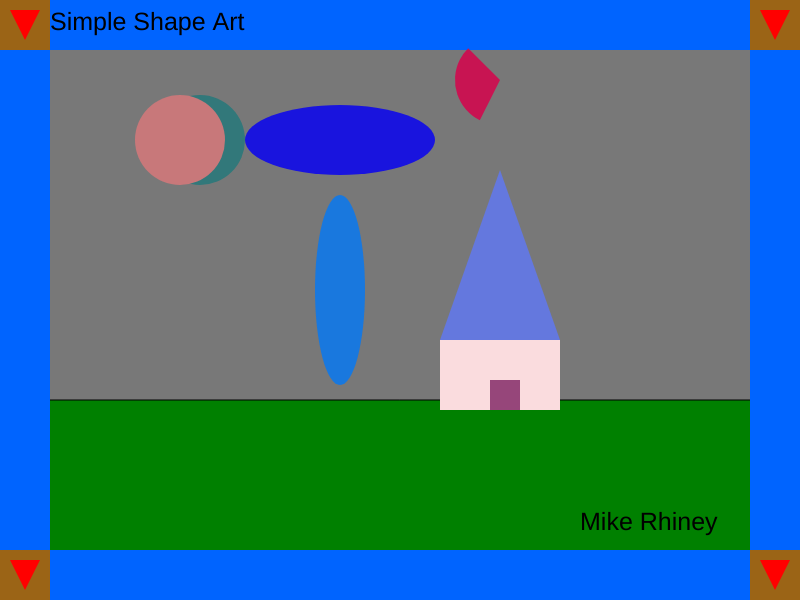
Frame 1 (no input)
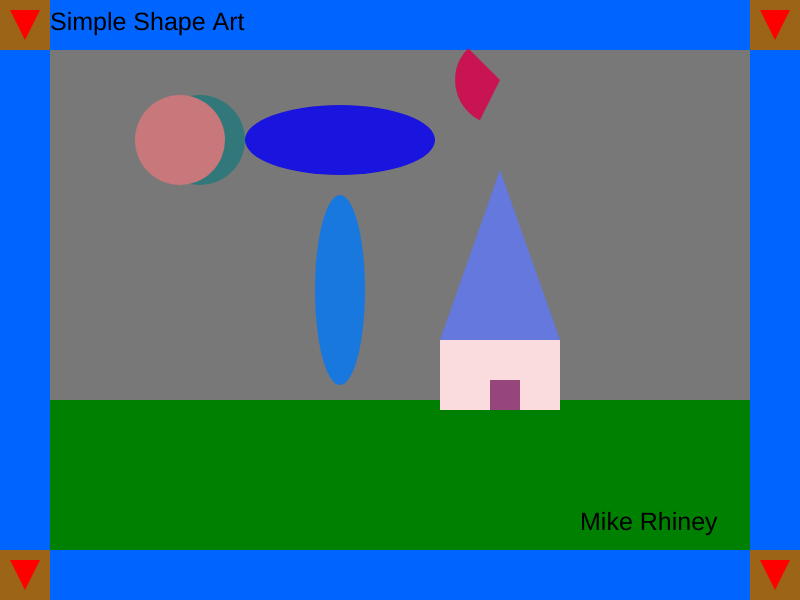
Frame 60 (no input)
Frame 120 (the mouse pressed at the canvas centre since frame 60): identical to frame 60, image omitted

The p5.js sketch that drew these frames (run headless with seeded random() and noise() and a simulated clock; from frame 60 on, the mouse is pressed at the canvas centre):

// p5.js sketch
// ── sketch.js
function setup()
{
    createCanvas(800,600);
}



function draw()
{
    background(120);

    fill(0,128,0);
    rect(25,400,750,550);
    // upper border
    noStroke();
    fill(0,100,255);
    rect(0,0,800,50);
    // left border
    rect(0,25,50,600);
    // bottom border
    rect(50,550,800,50);
    // right border
    rect(750,25,50,600);

    fill(0);
    textSize(25);
    text("Mike Rhiney",580,530);
    text("Simple Shape Art",50,30);

    // square in top left corner
    fill(155,100,22);
    square(0,0,50);
    // square in top right corner
    fill(155,100,22);
    square(750,0,50);
    // square in bottom right corner
    fill(155,100,22);
    square(750,550,50);
    // square in bottom left corner
    fill(155,100,22);
    square(0,550,50);

    // triangle top left square
    fill(255,0,0);
    triangle(10,10, 40,10, 25,40);

    // triangle top right square
    fill(255,0,0);
    triangle(760,10, 790,10, 775,40);

    // triangle bottom right square
    fill(255,0,0);
    triangle(760,560, 790,560, 775,590);

    // triangle bottom left square
    fill(255,0,0);
    triangle(10,560, 40,560, 25,590);






    // shape 2
    fill(50,120,122);
    circle(200,140,90);

    fill(200,120,122);
    circle(180,140,90);

   
    // house?
    fill(250,220,222);
    rect(440,340,120,70);

    // roof
    fill(100,120,222);
    triangle(440, 340, 560, 340, 500, 170);

    //door
    fill(150,70,122);
    rect(490,380,30,30);

    // shape 5
    fill(25,20,222);
    ellipse(340,140,190,70);

    // shape 6
    fill(200,20,82);
    arc(500, 80, 90, 90, 90, PI + QUARTER_PI);

    

    

    // shape 9
    fill(25,120,222);
    ellipse(340,290,50,190);

    
}
